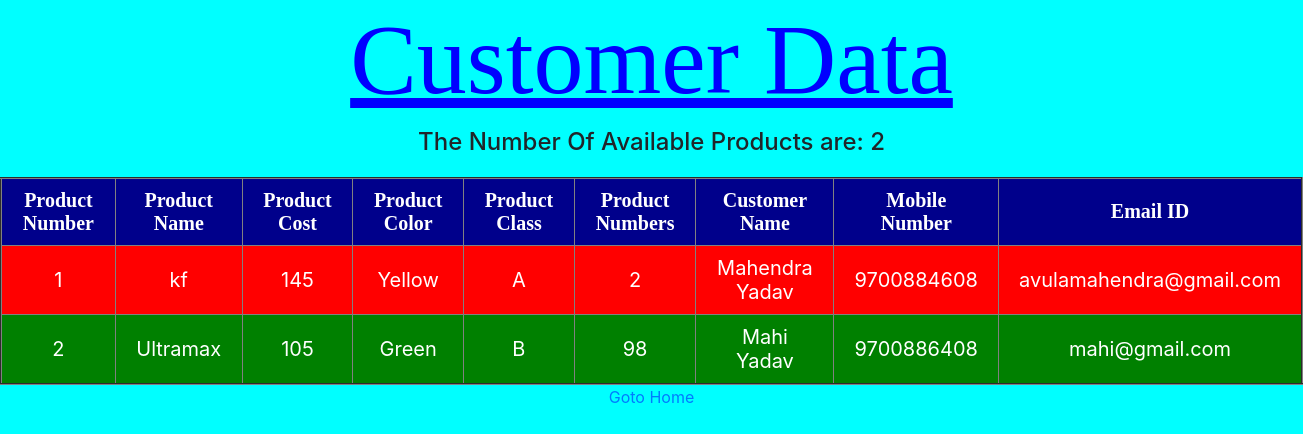
/retrieve, run on the app's committed database.
### curdapp/models.py (models this page shows)
class ProductData(models.Model):
    product_id = models.IntegerField()
    product_name = models.CharField(max_length=50)
    product_cost = models.IntegerField()
    product_color = models.CharField(max_length=50)
    product_class = models.CharField(max_length=10)
    number_of_products = models.IntegerField()
    customer_name = models.CharField(max_length=50)
    mobile_number = models.BigIntegerField()
    email = models.EmailField(max_length=50)

### curdapp/views.py (the view)
# urls.py: url(r'^retrieve',views.retrieving),
def retrieving(request):
    data = ProductData.objects.all()
    ldata = len(data)
    return render(request,'curdretrieving.html',{'data':data, 'ldata':ldata})

### templates/curdretrieving.html (shortened to what this page needs)
<html>
<head>
  <link rel="stylesheet" href="https://maxcdn.bootstrapcdn.com/bootstrap/4.2.1/css/bootstrap.min.css">
</head>
<body>
<h2>Customer Data</h2>
<center>
<h4>The Number Of Available Products are: {{ ldata }}</h4>
<table border="2">
    {% if data %}
    <thead>
        <tr>
            <th>Product Number</th>
            <th>Product Name</th>
            <th>Product Cost</th>
            <th>Product Color</th>
            <th>Product Class</th>
            <th>Product Numbers</th>
            <th>Customer Name</th>
            <th>Mobile Number</th>
            <th>Email ID</th>
        </tr>
    </thead>
    {%for i in data  %}
    <tbody>
        <tr>
            <td>{{ i.product_id }}</td>
            <td>{{ i.product_name }}</td>
            <td>{{ i.product_cost }}</td>
            <td>{{ i.product_color }}</td>
            <td>{{ i.product_class }}</td>
            <td>{{ i.number_of_products }}</td>
            <td>{{ i.customer_name }}</td>
            <td>{{ i.mobile_number }}</td>
            <td>{{ i.email }}</td>
        </tr>
    </tbody>
    {% endfor %}
    {% else %}
        <h1>Data Is Not Available</h1>
    {% endif %}
</table>
<a href="/#/">Goto Home</a>
</center>
</body>
</html>

### templates/curdretrieving.html (style rules this page uses)
h2 { text-align: center; color: blue; font-family: cursive; font-size: 100px; text-decoration: underline; }
th,td { padding: 10px 20px; font-size: 20px; text-align: center; color: white; }
table { margin-top: 20px; }
th { font-family:"Times New Roman"; }
tbody:nth-of-type(even) { background-color: green; }
tbody:nth-of-type(odd) { background-color: red; }
thead { background-color: darkblue; }
body { background-color: cyan; }

### data on the page
ProductData: product_id "1", product_name "kf", product_cost "145", product_color "Yellow", product_class "A", number_of_products "2", customer_name "Mahendra Yadav", mobile_number "9700884608", email "avulamahendra@gmail.com"
ProductData: product_id "2", product_name "Ultramax", product_cost "105", product_color "Green", product_class "B", number_of_products "98", customer_name "Mahi Yadav", mobile_number "9700886408", email "mahi@gmail.com"

### other printed values
{{ ldata }} "2"
